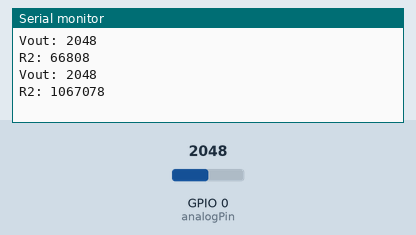
This sketch was run on a simulated ESP32. Shown: the last lines printed to the serial monitor. Inputs (shaded band) come from the test bench; at power-on: GPIO 0 (analogPin) = 2048.

Above: at 1.8 s.
1.9 s: GPIO 0 (analogPin) set to 2866
At 2.7 s:
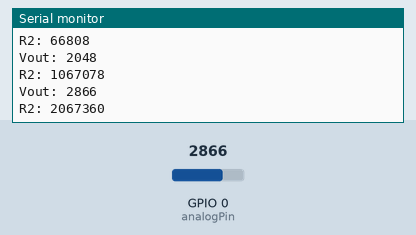
3.4 s: GPIO 0 (analogPin) set to 3603
At 4.8 s:
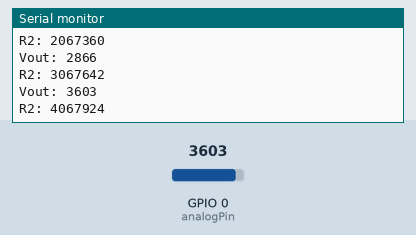
Timing chart, 0 to 6.4 s (numbered marks = the images above; inputs shaded):
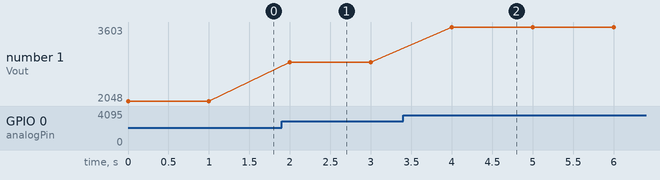

The sketch:

Ohm_meter.ino
```cpp
// Defines pin
int analogPin = 0;

// Values for calculations
int read = 0;
int Vin = 5;
float Vout = 0;
float R1 = 10000;
float R2 = 0;
float buffer = 0;

void setup(){
Serial.begin(9600);
}

void loop(){

  // Reads voltage in 10 bits (0-1023)
  read = analogRead(analogPin);

  // Calculates the resistance of the unknown resistor
  if(read){
    buffer = read * Vin;
    Vout = (buffer)/1024.0;
    buffer = (Vin/Vout) - 1;
    R2= R1 * buffer;
    Serial.printf("Vout: %d \n", Vout);
    Serial.printf("R2: %d \n", R2);
    delay(1000);
  }
}
```

Measured:
- after the input at 1.9 s, the serial monitor: prints a new line after 0.10 s (image 1)
- after the input at 3.4 s, the serial monitor: prints a new line after 0.60 s (image 2)
- plotted number 1: 2048 → 2866 after the input at 1.9 s, 2866 → 3603 after the input at 3.4 s
